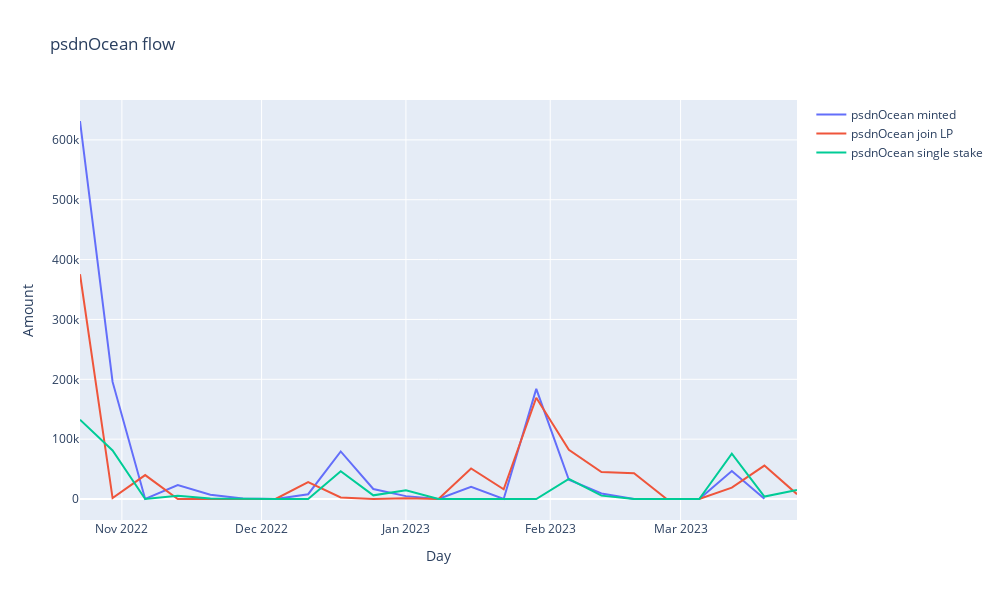

Notebook source saved alongside this figure:
### Code cell
df = psdn_ocean_transfers.loc[(psdn_ocean_transfers["From"] == "0x0000000000000000000000000000000000000000") & (psdn_ocean_transfers["Method"] == "Deposit")].groupby(pd.Grouper(key='DateTime', freq='W'))['Quantity'].sum().reset_index()

fig = go.Figure()
fig.add_trace(go.Scatter(x=df['DateTime'], y=df['Quantity'],
                    mode='lines',
                    name='psdnOcean minted'))

df = psdn_ocean_transfers.loc[ (psdn_ocean_transfers["Method"] == "Join Pool") & (psdn_ocean_transfers['To'] == "0xba12222222228d8ba445958a75a0704d566bf2c8")].groupby(pd.Grouper(key='DateTime', freq='W'))['Quantity'].sum().reset_index()#['To'].value_counts()
fig.add_trace(go.Scatter(x=df['DateTime'], y=df['Quantity'],
                    mode='lines',
                    name='psdnOcean join LP'))

df = psdn_ocean_transfers.loc[ (psdn_ocean_transfers["Method"] == "Stake")].groupby(pd.Grouper(key='DateTime', freq='W'))['Quantity'].sum().reset_index()
fig.add_trace(go.Scatter(x=df['DateTime'], y=df['Quantity'],
                    mode='lines',
                    name='psdnOcean single stake'))

# Edit the layout
fig.update_layout(title='psdnOcean flow weekly',
                   xaxis_title='Day',
                   yaxis_title='Amount', 
                   autosize=True,
                    width=1000,
                    height=600,
    )
fig.show()

### Figure 1 — Plotly figure (JSON) as saved in the notebook; plotly's stock layout.template omitted (floating-point values rounded to 4 significant figures)
{"data": [{"mode": "lines", "name": "psdnOcean minted", "type": "scatter", "x": ["2022-10-23T00:00:00", "2022-10-30T00:00:00", "2022-11-06T00:00:00", "2022-11-13T00:00:00", "2022-11-20T00:00:00", "2022-11-27T00:00:00", "2022-12-04T00:00:00", "2022-12-11T00:00:00", "2022-12-18T00:00:00", "2022-12-25T00:00:00", "2023-01-01T00:00:00", "2023-01-08T00:00:00", "2023-01-15T00:00:00", "2023-01-22T00:00:00", "2023-01-29T00:00:00", "2023-02-05T00:00:00", "2023-02-12T00:00:00", "2023-02-19T00:00:00", "2023-02-26T00:00:00", "2023-03-05T00:00:00", "2023-03-12T00:00:00", "2023-03-19T00:00:00"], "y": [631600.0, 195600.0, 0, 23230.0, 7230.0, 1001.0, 0, 7992, 79420.0, 16750.0, 4792.0, 0, 20200.0, 0, 183966, 32190.0, 9207.0, 142.7, 9.99, 0, 46680.0, 320.5]}, {"mode": "lines", "name": "psdnOcean join LP", "type": "scatter", "x": ["2022-10-23T00:00:00", "2022-10-30T00:00:00", "2022-11-06T00:00:00", "2022-11-13T00:00:00", "2022-11-20T00:00:00", "2022-11-27T00:00:00", "2022-12-04T00:00:00", "2022-12-11T00:00:00", "2022-12-18T00:00:00", "2022-12-25T00:00:00", "2023-01-01T00:00:00", "2023-01-08T00:00:00", "2023-01-15T00:00:00", "2023-01-22T00:00:00", "2023-01-29T00:00:00", "2023-02-05T00:00:00", "2023-02-12T00:00:00", "2023-02-19T00:00:00", "2023-02-26T00:00:00", "2023-03-05T00:00:00", "2023-03-12T00:00:00", "2023-03-19T00:00:00", "2023-03-26T00:00:00"], "y": [375500.0, 1600.0, 39960, 0, 0, 0, 0, 28350.0, 2621.0, 0, 1444, 0, 50970.0, 16270.0, 169200.0, 82110.0, 45000, 42910.0, 0, 0, 19010.0, 55870.0, 8057.0]}, {"mode": "lines", "name": "psdnOcean single stake", "type": "scatter", "x": ["2022-10-23T00:00:00", "2022-10-30T00:00:00", "2022-11-06T00:00:00", "2022-11-13T00:00:00", "2022-11-20T00:00:00", "2022-11-27T00:00:00", "2022-12-04T00:00:00", "2022-12-11T00:00:00", "2022-12-18T00:00:00", "2022-12-25T00:00:00", "2023-01-01T00:00:00", "2023-01-08T00:00:00", "2023-01-15T00:00:00", "2023-01-22T00:00:00", "2023-01-29T00:00:00", "2023-02-05T00:00:00", "2023-02-12T00:00:00", "2023-02-19T00:00:00", "2023-02-26T00:00:00", "2023-03-05T00:00:00", "2023-03-12T00:00:00", "2023-03-19T00:00:00", "2023-03-26T00:00:00"], "y": [132600.0, 81150.0, 0, 5539.0, 895.4, 0, 0, 0, 46440.0, 6113.0, 14710.0, 0, 0, 0, 0, 33470.0, 5649.0, 0, 0, 0, 75770.0, 4084.0, 15000]}], "layout": {"autosize": true, "height": 600, "title": {"text": "psdnOcean flow"}, "width": 1000, "xaxis": {"title": {"text": "Day"}}, "yaxis": {"title": {"text": "Amount"}}}}
